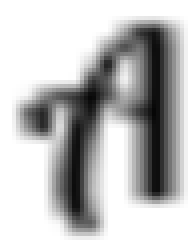
#> input picture CharacterHMM/SyntheticData/A/A_33.png, 48 x 62 px (shown 4 times larger)
$ python -i stripFeature.py   (imports and definitions only)   (older library calls are emulated)
#> lines starting #> are read from the running program, lines starting #| are printed output that depends on the picture; after the words box and inside, x2 and y2 are one past the last pixel; in counts of white or black regions, pixels touching at a corner belong together
### CharacterHMM/api/imgProc/genericPreProc.py
'''
Created on Nov 8, 2015

@author: kalyan
'''

import sys
import os
import shutil
from os import walk
import os.path
sys.path.append(os.path.join(os.path.dirname(__file__), "../.."))

import cv2
import numpy as np
from sets import Set

import unittest
from debug.debugger import db_StallExec

# [7 lines left out: function isInk, not called in this run]

def scaleToFill(raster,
                (width,height) = (0,0)):

    if ((width,height) == (0,0)):
        width,height = np.shape(raster)
    #Get extreme values from the image
    indx = np.nonzero(raster < 1)

    min_x = np.min(indx[0])
    max_x = np.max(indx[0])
    min_y = np.min(indx[1])
    max_y = np.max(indx[1])

    '''
    width,height = np.shape(raster)
    #Get extreme values from the image
    max_x = 0
    min_x = width
    max_y = 0
    min_y = height
    for x in range(0, width):
        for y in range(0,height):
            color = isInk(x,y,raster)
            if(color):
                if x > max_x:
                    max_x = x
                if x < min_x:
                    min_x = x
                if y > max_y:
                    max_y = y
                if y < min_y:
                    min_y = y
    '''
    #Cut out the part of image containing colored pixels
    sub_image = raster[min_x:max_x+1,min_y:max_y+1]

    #Scale the image
    resized_image = cv2.resize(sub_image,(height, width))
    return resized_image

def divideIntoSegments(nr_of_segments, image):
    _,width = np.shape(image)
    segment_width = width / nr_of_segments

    # [10 lines left out: function createSegment, not called in this run]

    segment_starts = range(0,width, segment_width)
    if len(segment_starts) > nr_of_segments:
        del segment_starts[len(segment_starts)-1]
    segments = [createSegment(s) for s in segment_starts]

    return segments

# [59 lines left out: functions extractSortedComponentSizeList, sortedCCsSizeList, not called in this run]

class TestImagePreprocessor(unittest.TestCase):

    # [7 lines left out: function getExampleImage, not called in this run]

    def writeImageToDisk(self, image_path, image):
        cv2.imwrite(image_path,image)

    # [158 lines left out: functions test_scaleToFill, test_divideIntoSegments, test_extractSortedComponentSizeList, test_sortedCCsSizeList, not called in this run]

# [3 lines that do not run on import are left out]

### CharacterHMM/api/features/stripFeature.py
'''
Created on Nov 8, 2015

@author: kalyan
'''

import sys
sys.path.append("../../api")
sys.path.append("../..")
import os
from os import walk

from random import random,seed
import cv2
import numpy as np

from api.imgProc.genericPreProc import scaleToFill, divideIntoSegments,\
    sortedCCsSizeList

import unittest
from debug.debugger import db_StallExec

class naiveStripFeatureExtractor(object):
    '''
    A class to extract a sequence of features from an image strip
    based on lengths of CCs that may be used as training observations
    for a HMM.
    '''

    feature_ids=['a','b','c','d','e','f','g','h','i','j']
    feature_pattern_to_id = {"LLL":"a",
                             "LLS":"b",
                             "LSS":"c",
                             "LSN":"d",
                             "LLN":"e",
                             "LNN":"f",
                             "SSS":"g",
                             "SSN":"h",
                             "SNN":"i",
                             "NNN":"j"}

    def __init__(self,
                 nr_of_divisions=7,
                 size_classification_factor=1.3):
        '''
        Parameters:
        * nr_of_divisions - Number of times to divide the image vertically
        * size_classification_factor -  A component in a segment is classified
        as small if the component size is less than "segment_width * size_classification_factor"
        and greater than zero otherwise it is classified as large. Zero size segments are
        classified as none.
        * nr_of_components_to_consider - The number of components to consider

        The 3 largest components in a segment are used to get a feature for that segment.
        There are 10 different possible features in every segment. The features are enumerated
        in the following list:

        feature id | comp. 1 | comp. 2 | comp. 3
        a          | L       | L       | L       |
        b          | L       | L       | S       |
        c          | L       | S       | S       |
        d          | L       | S       | N       |
        e          | L       | L       | N       |
        f          | L       | N       | N       |
        g          | S       | S       | S       |
        h          | S       | S       | N       |
        i          | S       | N       | N       |
        j          | N       | N       | N       |

        comp. = component
        L = large
        S = small
        N = none
        '''

        self.nr_of_divisions = nr_of_divisions
        self.size_classification_factor = size_classification_factor

    def extractFeatureString(self,buffered_image):
        if(len(buffered_image.shape)==3):
            img = cv2.cvtColor(buffered_image,cv2.COLOR_RGB2GRAY)

        _,img = cv2.threshold(img,0,255,cv2.THRESH_BINARY+cv2.THRESH_OTSU)
        img = scaleToFill(img)
        _,scaled_image = cv2.threshold(img,0,255,cv2.THRESH_BINARY+cv2.THRESH_OTSU)
        #db_StallExec(1)
        segments = divideIntoSegments(self.nr_of_divisions, scaled_image)
        #Get component sizes for the segments
        features_for_segments = [sortedCCsSizeList(s)
                                 for s in segments]
        #Make sure that there are 3 elements on the list for all segmensts
        # [9 lines left out: function makeSizeofList3, not called in this run]
        features_for_segments = [makeSizeofList3(l)
                                 for l in features_for_segments]
        # [7 lines left out: function classifyComponent, not called in this run]
        feature_string = ""
        for i in range(self.nr_of_divisions):
            segment_comp_sizes = features_for_segments[i]
            segment = segments[i]
            _,segment_width = np.shape(segment)
            segment_feature_string = ""
            for size in segment_comp_sizes:
                segment_feature_string = (segment_feature_string +
                                          classifyComponent(size, segment_width))

            feature_string = (feature_string +
                              self.feature_pattern_to_id[segment_feature_string])

        return feature_string

    # [72 lines left out: functions extractFeatureStringsForDir, extractLabelExamplesTuplesForLibrary, extractTrainingAndTestingExamples, not called in this run]

class TestSimpleImageFeatureExtractor(unittest.TestCase):

    # [47 lines left out: functions getExampleImage, test_extractFeatureString, test_extractFeatureStringsForDir, test_extractLabelExamplesTuplesForLibrary, not called in this run]

# [3 lines not run here, left out]

>>> import cv2
>>> picture = cv2.cvtColor(cv2.imread('../../SyntheticData/A/A_33.png'), cv2.COLOR_BGR2RGB)
#> picture is the input picture: shape (62, 48, 3); min 6, max 255, mean 189.9
>>> result = naiveStripFeatureExtractor().extractFeatureString(picture)
#> in extractFeatureString, `_,img = cv2.threshold(img,0,255,cv2.THRESH_BINARY+cv2.THRESH_OTSU)`:
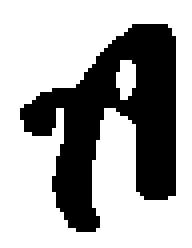
#> img: shape (62, 48) (shown 4 times larger); 66.4% white; 1 black region, box (x1, y1, x2, y2) and area: (5, 6, 44, 58) 1001
#> in scaleToFill, `indx = np.nonzero(raster < 1)`: indx = 1001 positions, rows 6 to 57, columns 5 to 43
#> in scaleToFill, `min_x = np.min(indx[0])`: min_x = 6
#> in scaleToFill, `max_x = np.max(indx[0])`: max_x = 57
#> in scaleToFill, `min_y = np.min(indx[1])`: min_y = 5
#> in scaleToFill, `max_y = np.max(indx[1])`: max_y = 43
#> in scaleToFill, `sub_image = raster[min_x:max_x+1,min_y:max_y+1]`:
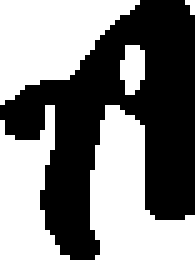
#> sub_image: shape (52, 39) (shown 5 times larger); 50.6% white; 1 black region, box (x1, y1, x2, y2) and area: (0, 0, 39, 52) 1001
#> in scaleToFill, `resized_image = cv2.resize(sub_image,(height, width))`:
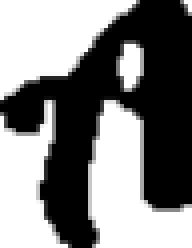
#> resized_image: shape (62, 48) (shown 4 times larger); min 0, max 255, mean 129.1
#> in extractFeatureString, `_,scaled_image = cv2.threshold(img,0,255,cv2.THRESH_BINARY+cv2.THRESH_..`:
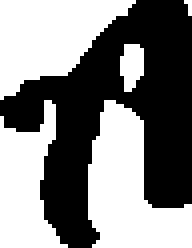
#> scaled_image: shape (62, 48) (shown 4 times larger); 51% white; 1 black region, box (x1, y1, x2, y2) and area: (0, 0, 48, 62) 1457
#> (the run stopped early here; a loop or call above may not have finished)

$ run again, on CharacterHMM/SyntheticData/D/D_60.png
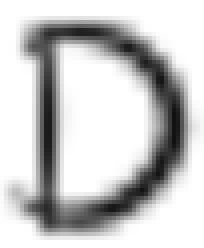
#> input picture CharacterHMM/SyntheticData/D/D_60.png, 51 x 62 px (shown 4 times larger)
#> picture is the input picture: shape (62, 51, 3); min 16, max 255, mean 200.5
#> in extractFeatureString, `_,img = cv2.threshold(img,0,255,cv2.THRESH_BINARY+cv2.THRESH_OTSU)`:
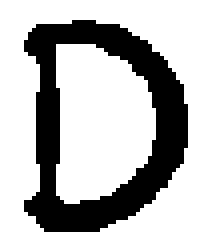
#> img: shape (62, 51) (shown 4 times larger); 71.5% white; 1 black region, box (x1, y1, x2, y2) and area: (6, 5, 47, 58) 902
#> indx = 902 positions, rows 5 to 57, columns 6 to 46
#> min_x = 5
#> max_x = 57
#> min_y = 6
#> max_y = 46
#> sub_image: shape (53, 41); 58.5% white; 1 black region, box (x1, y1, x2, y2) and area: (0, 0, 41, 53) 902
#> in extractFeatureString, `_,scaled_image = cv2.threshold(img,0,255,cv2.THRESH_BINARY+cv2.THRESH_..`:
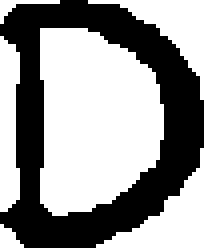
#> scaled_image: shape (62, 51) (shown 4 times larger); 58.7% white; 1 black region, box (x1, y1, x2, y2) and area: (0, 0, 51, 62) 1307
